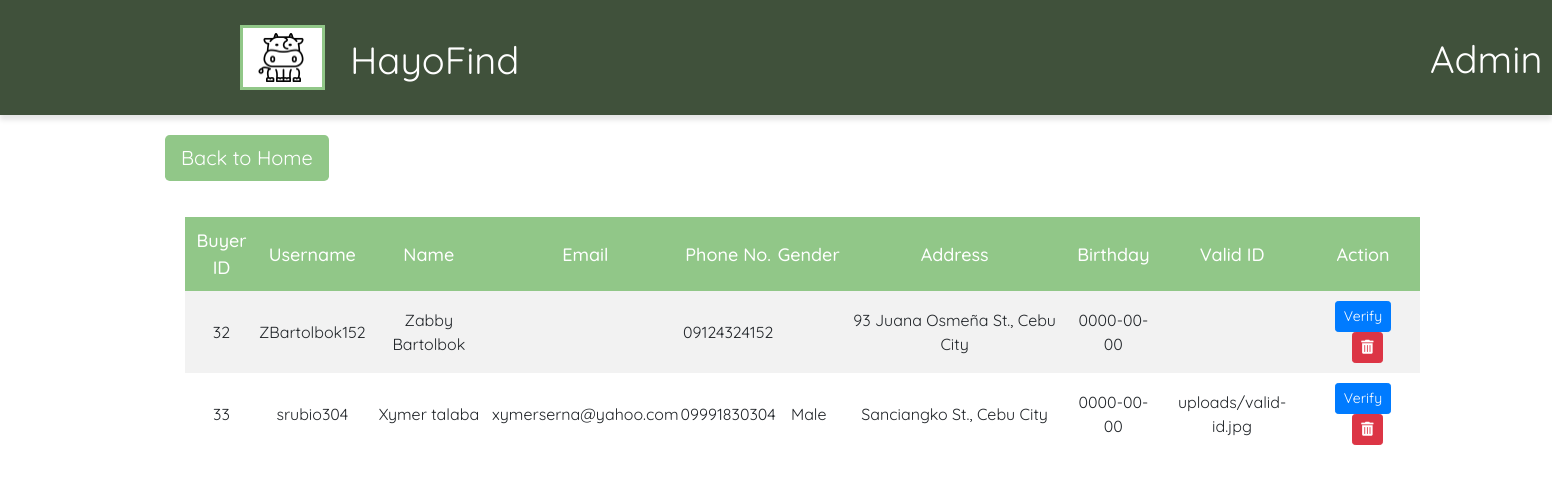
The page /admin/manageBuyerAccounts.php on the database its author committed.
### tables this page shows
CREATE TABLE `buyers` (
  `id` int(10) UNSIGNED NOT NULL,
  `fname` varchar(20) NOT NULL,
  `lname` varchar(20) NOT NULL,
  `phoneNumber` varchar(15) NOT NULL,
  `email` varchar(256) NOT NULL,
  `gender` varchar(256) NOT NULL,
  `address` varchar(500) NOT NULL,
  `dob` date DEFAULT NULL,
  `valid_ID` varchar(999) NOT NULL,
  `image` varchar(999) NOT NULL,
  `username` varchar(255) NOT NULL,
  `password` varchar(999) NOT NULL
);

### admin/manageBuyerAccounts.php (the view, shortened to what this page needs)
<?php
    $con = connection();
?>
<!DOCTYPE html>
<html lang="en">
<head>
    <link rel="stylesheet" href="https://cdnjs.cloudflare.com/ajax/libs/font-awesome/5.15.3/css/all.min.css" />
</head>
<body>
    <?php
        require_once('adminHeader.php');
    ?>
<div class="container-fluid" >
    <a class="mb-3 button" href="index.php" id="backtohome" style="margin-left: 150px;">Back to Home</a>
	<div class="row">
		<div class="card col-lg-12" style="border: none !important; ">
			<div class="card-body">
				<table class="table-striped col-md-10 text-center" style="margin-left: 150px;">
                    <thead style="background-color: #91C788 !important; color: white;">
                        <tr>
                            <th>Buyer ID</th>
                            <th>Username</th>
                            <th>Name</th>
                            <th>Email</th>
                            <th>Phone No.</th>
                            <th>Gender</th>
                            <th>Address</th>
                            <th>Birthday</th>
                            <th>Valid ID</th>
                            <th>Action</th>
                        </tr>
                    </thead>
                    <tbody>
                        <?php
                            $sql = "SELECT * FROM buyers";
                            $result = mysqli_query($con, $sql);
                            while($row=mysqli_fetch_assoc($result)) {
                                $id = $row['id'];
                                $username = $row['username'];
                                $name = $row['fname'].' '.$row['lname'];
                                $email = $row['email'];
                                $phone = $row['phoneNumber'];
                                $gender = $row['gender'];
                                $address = $row['address'];
                                $dob = $row['dob'];
                                $valid_ID = $row['valid_ID'];
                                echo '<tr>
                                    <td>' .$id. '</td>
                                    <td>' .$username. '</td>
                                    <td>' .$name. ' </td>
                                    <td>' .$email. '</td>
                                    <td>' .$phone. '</td>
                                    <td>' .$gender. '</td>
                                    <td>' .$address. '</td>
                                    <td>' .$dob. '</td>
                                    <td>' .$valid_ID. '</td>
                                    <td class="text-center">
                                        <div class="row mx-auto" style="width:112px">
                                        <form method="POST" action ="function/_verifyAccount.php">
                                            <input type="hidden" name="id" value="'.$id. '">
                                            <button class="btn btn-sm btn-primary" type="submit" name="verify">Verify</button>
                                        </form>';
                                                echo '<form action="function/_userManage.php" method="POST">
                                                        <button name="removeUser" class="btn btn-sm btn-danger" style="margin-left:9px;"><i class="fas fa-trash-alt"></i></button>
                                                        <input type="hidden" name="id" value="'.$id. '">
                                                    </form>';
                                    echo '</div>
                                    </td>
                                </tr>';
                            }
                        ?>
                    </tbody>
		        </table>
			</div>
		</div>
	</div>
</div>
</body>
</html>

### admin/manageBuyerAccounts.php (style rules this page uses)
.container-fluid { margin-top: 20px !important; font-family: 'Quicksand' !important; }
th { font-size: 18px; font-weight: 500 !important; padding-top: 10px; padding-bottom: 10px; }
td { padding-top: 10px; padding-bottom: 10px; }
#backtohome { display: inline-block; font-weight: 400; text-align: center; white-space: nowrap; vertical-align: middle; user-select: none; padding: 0.5rem 1rem; font-size: 1.25rem; line-height: 1.5; border-radius: 0.3rem; color: #fff; background-color: #91C788; border: none; outline: none; text-decoration: none !important; }

### rows shown on the page
buyers: id "32", username "ZBartolbok152", name "Zabby Bartolbok", phoneNumber "09124324152", address "93 Juana Osmeña St., Cebu City", dob "0000-00-00"
buyers: id "33", username "srubio304", name "Xymer talaba", email "xymerserna@yahoo.com", phoneNumber "09991830304", gender "Male", address "Sanciangko St., Cebu City", dob "0000-00-00", valid_ID "uploads/valid-id.jpg"
